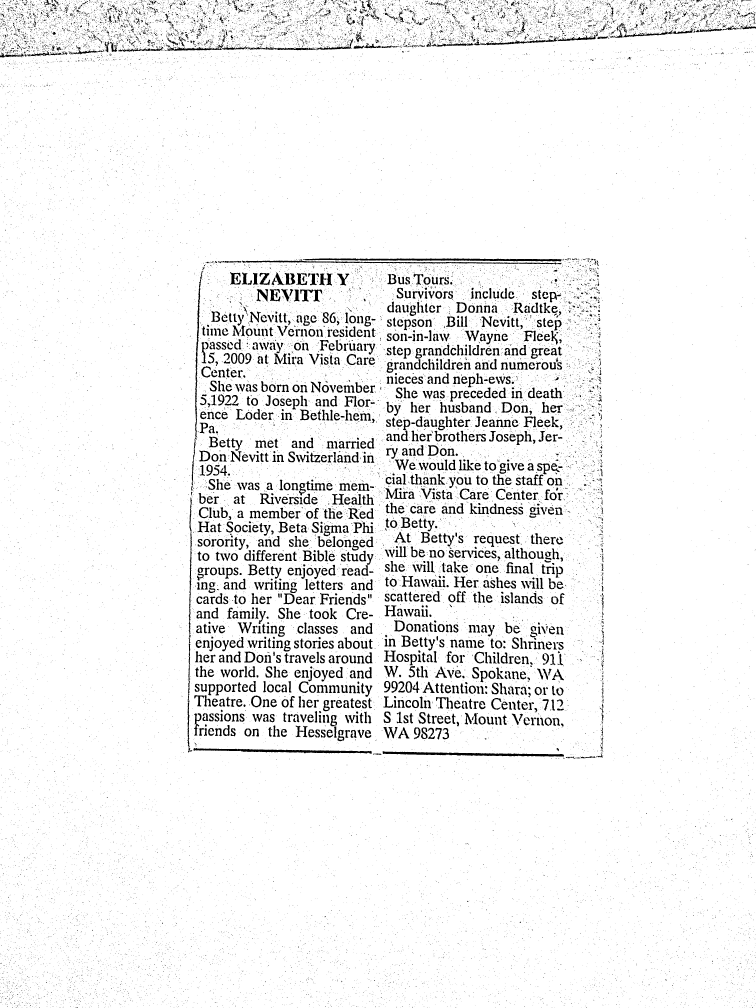
#> input picture skagit-images/obit_200 copy.jpg, 3024 x 4032 px (shown at 1/4 size); its folder holds only this picture in this run
$ python image-improvement.py
#> lines starting #> are read from the running program, lines starting #| are printed output that depends on the picture; after the words box and inside, x2 and y2 are one past the last pixel; in counts of white or black regions, pixels touching at a corner belong together
"""File designed to improve the sample images"""

import cv2
import os
import numpy as np

with os.scandir("C:\\Users\\jenia\\Downloads\\skagit-images") as it:
    for entry in it:
        #Read the image
        img = cv2.imread(entry.path)
#> img is the input picture: shape (4032, 3024, 3); min 0, max 255, mean 240.9

        #Perform operations
        #https://stackoverflow.com/questions/9480013/image-processing-to-improve-tesseract-ocr-accuracy
        #img = cv2.resize(img, None, fx=1.2, fy=1.2, interpolation=cv2.INTER_CUBIC)
        img = cv2.cvtColor(img, cv2.COLOR_BGR2GRAY)
#> img: shape (4032, 3024)
        kernel = np.ones((1, 1), np.uint8)
        img = cv2.dilate(img, kernel, iterations=1)
        img = cv2.erode(img, kernel, iterations=1)
        img = cv2.adaptiveThreshold(cv2.GaussianBlur(img,(3,3),0), 255, cv2.ADAPTIVE_THRESH_MEAN_C, cv2.THRESH_BINARY, 13, 5)
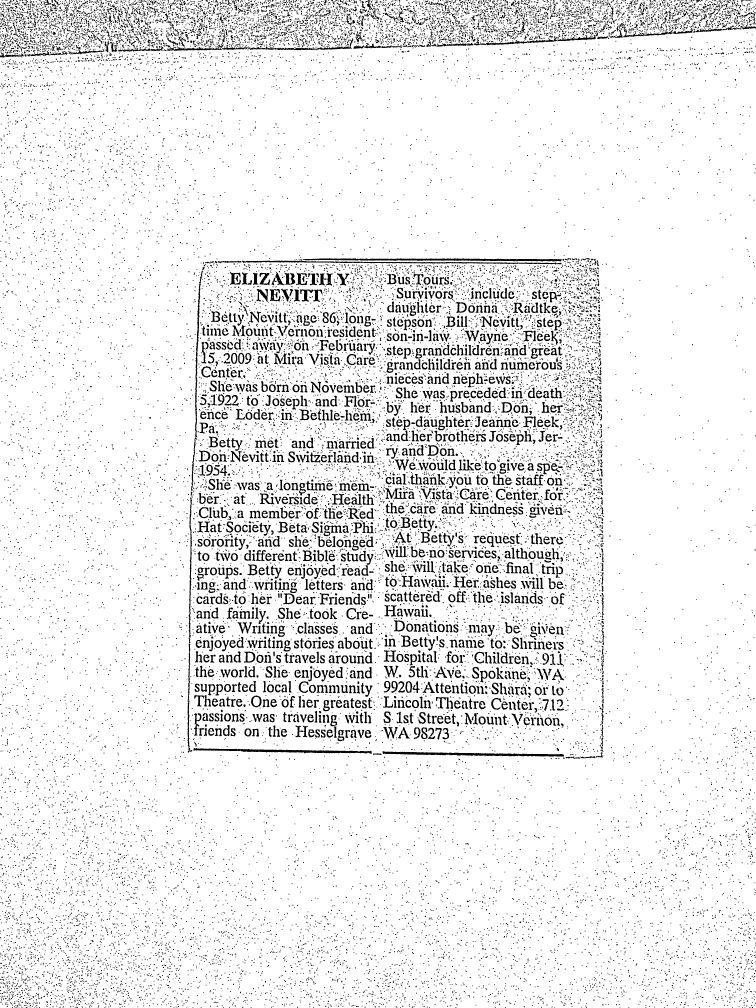
#> img: shape (4032, 3024) (shown at 1/4 size); 92.4% white; 24855 black regions (19761 under 20 px), largest, box (x1, y1, x2, y2) and area: (1213, 1033, 2247, 1046) 7431, (1530, 3005, 2256, 3027) 6712, (774, 2992, 1487, 3015) 6245
        #img = cv2.threshold(cv2.GaussianBlur(img,(3,3),0), 0, 255, cv2.THRESH_BINARY + cv2.THRESH_OTSU)[1]

        #Output image
        cv2.imwrite('C:\\Users\\jenia\\Dropbox\\Jacob\\Visual studio code\\RA-python-tools\\improved_images\\' + entry.name, img)


#for image in
#
